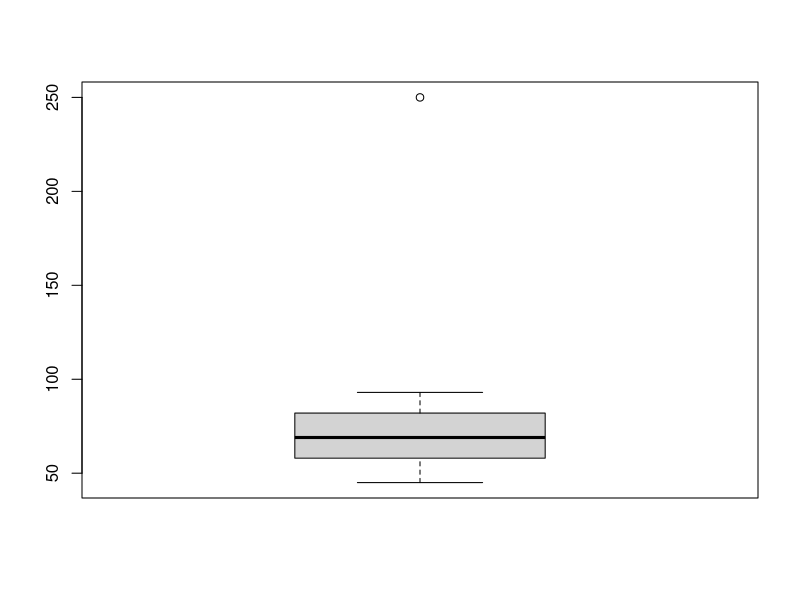

The R source for this figure:
# =====================================================================
# NOT EXECUTED IN VERIFICATION -- R is not installable in this environment
# (Debian repos blocked). Desk-checked only; numbers in comments come from
# the executed Python equivalent in python/. Run this in RStudio.
# =====================================================================
# Experiment 10: Handle missing data and detect outliers
# Python equivalent: python/10_missing_outliers.py

x <- c(45, 67, NA, 52, 89, 91, NA, 64, 58, 82,
       76, 69, 71, 250, 60, 55, 93, 48, 79, NA)   # 250 is a planted outlier

# --- DETECTING MISSING VALUES ---
is.na(x)              # logical vector
sum(is.na(x))         # 3
which(is.na(x))       # 3 7 20  -- positions, 1-based
mean(is.na(x)) * 100  # 15% missing

# NEVER write x == NA. Comparing with an unknown value yields NA, never TRUE.
# This is the same trap as SQL's "= NULL" from Course 5.

# --- HANDLING ---
mean(x, na.rm = TRUE)          # 79.06 -- drag upward from the 250
median(x, na.rm = TRUE)        # 68.00 -- resistant
clean <- na.omit(x)            # drop the NAs

x_mean_imputed   <- ifelse(is.na(x), mean(x, na.rm = TRUE), x)
x_median_imputed <- ifelse(is.na(x), median(x, na.rm = TRUE), x)
# With an outlier present, MEDIAN imputation is the safer choice -- the mean
# has already been distorted by the very value you are trying to work around.

# --- OUTLIERS: the IQR rule ---
q <- quantile(clean, c(0.25, 0.75))
iqr <- IQR(clean)
lower <- q[1] - 1.5 * iqr        # 22.00
upper <- q[2] + 1.5 * iqr        # 118.00
clean[clean < lower | clean > upper]     # 250
boxplot(clean)$out                       # same answer, drawn

# --- OUTLIERS: the z-score rule ---
z <- (clean - mean(clean)) / sd(clean)
clean[abs(z) > 3]                # 250 here, z = 3.677

# MASKING -- why the IQR rule is preferred when outliers may cluster:
# add a second extreme value and the sd inflates enough that NEITHER is
# flagged by the z-score rule, while the IQR rule still catches both.
masked <- c(clean, 260)
zm <- (masked - mean(masked)) / sd(masked)
masked[abs(zm) > 3]              # returns NOTHING -- both outliers masked
qm <- quantile(masked, c(0.25, 0.75)); im <- IQR(masked)
masked[masked < qm[1] - 1.5*im | masked > qm[2] + 1.5*im]   # 250 260 -- caught
